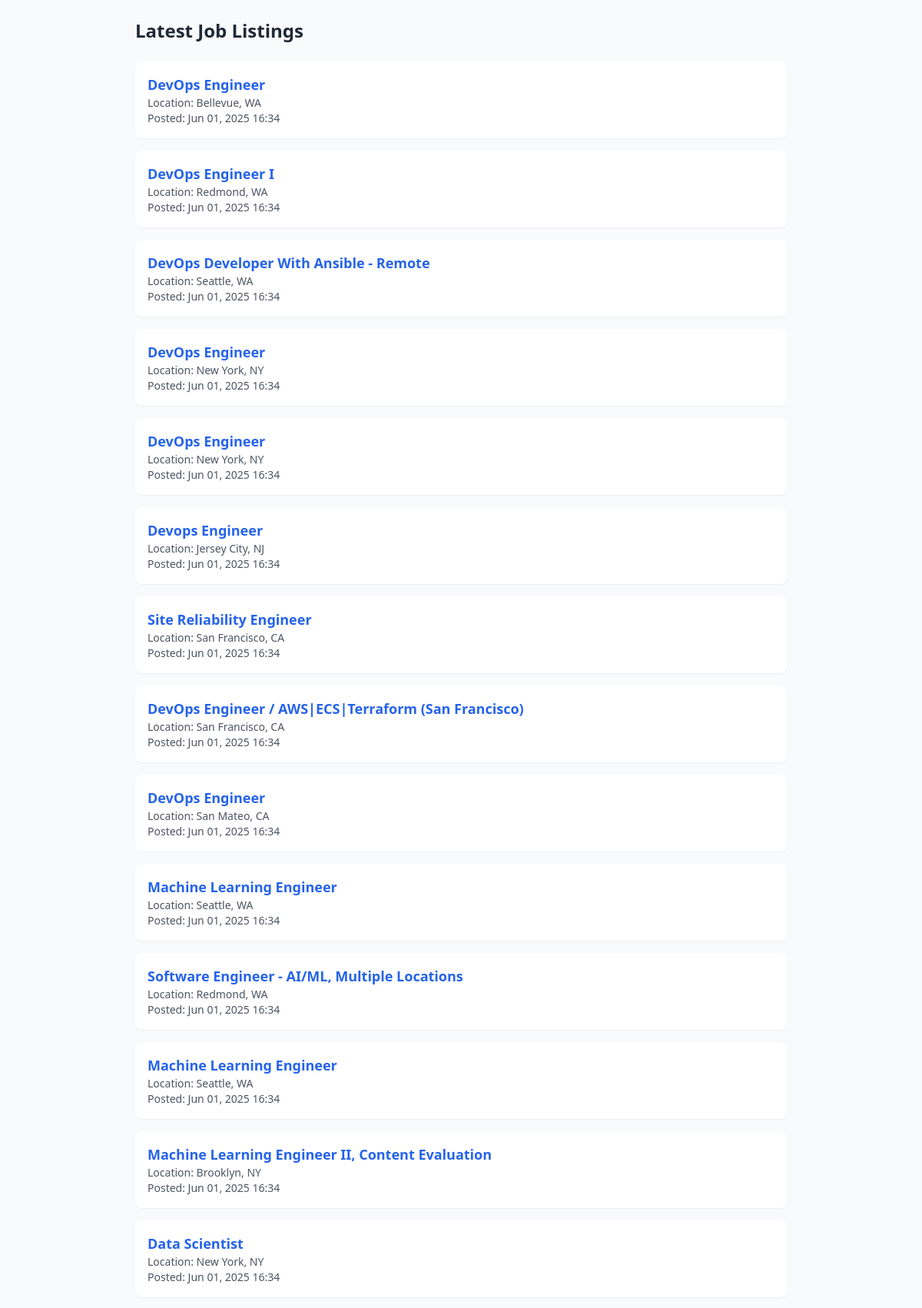
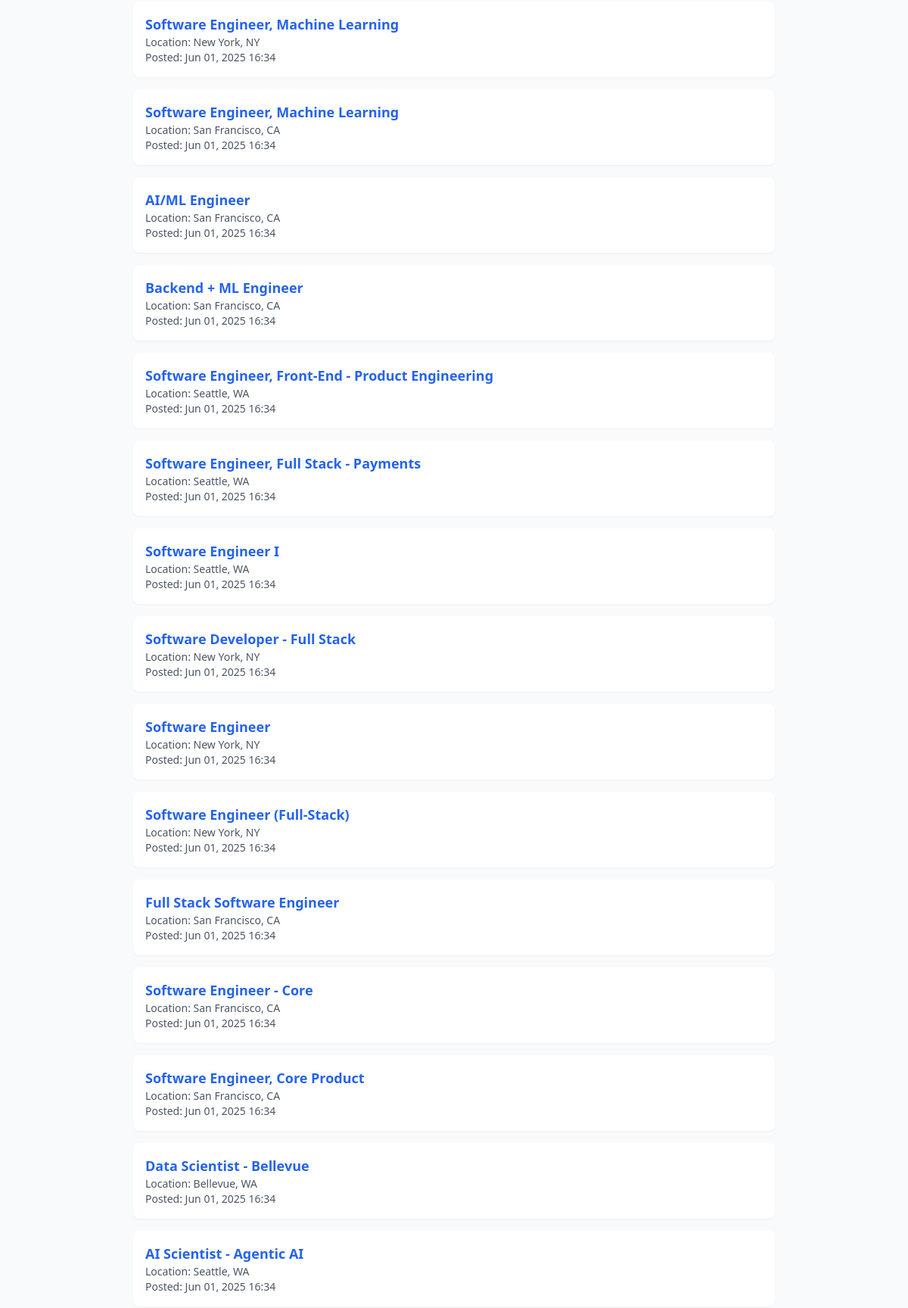
The page /job/ (upper part) on the database its author committed (2 pictures, top to bottom).
### scrap_app/models.py (models this page shows, shortened)
class JobListing(models.Model):
    job_title = models.CharField(max_length=200)
    location = models.CharField(max_length=100)
    link_to_apply = models.URLField(max_length=1000)  # Increased for long LinkedIn URLs
    created_at = models.DateTimeField(default=timezone.now)
    class Meta:
        unique_together = ['job_title', 'location', 'link_to_apply']
        ordering = ['-created_at']

### scrap_app/views.py (the view)
# urls.py: path('job/', views.jobs_list_view, name='home'),  # Optional home page
def jobs_list_view(request):
    all_jobs = JobListing.objects.all().order_by('-created_at')
    def is_valid_field(field):
        if not field:
            return False
        field = field.strip()
        return bool(re.search(r'[a-zA-Z]', field)) and not re.match(r'^[*/\-\\|@#\s]+$', field)
    clean_jobs = [
        job for job in all_jobs
        if is_valid_field(job.job_title) and is_valid_field(job.location)
    ]
    return render(request, 'jobs/jobs_list.html', {'jobs': clean_jobs})

### scrap_app/templates/jobs/jobs_list.html (shortened to what this page needs)
<!DOCTYPE html>
<html lang="en">
<head>
    <script src="https://cdn.tailwindcss.com"></script>
</head>
<body class="bg-gray-50 text-gray-800 font-sans">
    <div class="max-w-4xl mx-auto p-6">
        <h1 class="text-2xl font-bold mb-6">Latest Job Listings</h1>
        {% if jobs %}
            <ul class="space-y-4">
                {% for job in jobs %}
                    <li class="bg-white shadow-sm p-4 rounded-lg hover:shadow-md transition">
                        <a href="{{ job.link_to_apply }}" target="_blank" class="text-lg font-semibold text-blue-600 hover:underline">
                            {{ job.job_title }}
                        </a>
                        <div class="text-sm text-gray-600">
                            Location: {{ job.location }}<br>
                            Posted: {{ job.created_at|date:"M d, Y H:i" }}
                        </div>
                    </li>
                {% endfor %}
            </ul>
        {% else %}
            <p class="text-gray-500">No job listings available.</p>
        {% endif %}
    </div>
</body>
</html>

### rows shown on the page
JobListing: job_title "DevOps Engineer", location "Bellevue, WA", created_at "Jun 01, 2025 16:34"
JobListing: job_title "DevOps Engineer I", location "Redmond, WA", created_at "Jun 01, 2025 16:34"
JobListing: job_title "DevOps Developer With Ansible - Remote", location "Seattle, WA", created_at "Jun 01, 2025 16:34"
JobListing: job_title "DevOps Engineer", location "New York, NY", created_at "Jun 01, 2025 16:34"
JobListing: job_title "DevOps Engineer", location "New York, NY", created_at "Jun 01, 2025 16:34"
JobListing: job_title "Devops Engineer", location "Jersey City, NJ", created_at "Jun 01, 2025 16:34"
JobListing: job_title "Site Reliability Engineer", location "San Francisco, CA", created_at "Jun 01, 2025 16:34"
JobListing: job_title "DevOps Engineer / AWS|ECS|Terraform (San Francisco)", location "San Francisco, CA", created_at "Jun 01, 2025 16:34"
JobListing: job_title "DevOps Engineer", location "San Mateo, CA", created_at "Jun 01, 2025 16:34"
JobListing: job_title "Machine Learning Engineer", location "Seattle, WA", created_at "Jun 01, 2025 16:34"
JobListing: job_title "Software Engineer - AI/ML, Multiple Locations", location "Redmond, WA", created_at "Jun 01, 2025 16:34"
JobListing: job_title "Machine Learning Engineer", location "Seattle, WA", created_at "Jun 01, 2025 16:34"
JobListing: job_title "Machine Learning Engineer II, Content Evaluation", location "Brooklyn, NY", created_at "Jun 01, 2025 16:34"
JobListing: job_title "Data Scientist", location "New York, NY", created_at "Jun 01, 2025 16:34"
JobListing: job_title "Software Engineer, Machine Learning", location "New York, NY", created_at "Jun 01, 2025 16:34"
JobListing: job_title "Software Engineer, Machine Learning", location "San Francisco, CA", created_at "Jun 01, 2025 16:34"
JobListing: job_title "AI/ML Engineer", location "San Francisco, CA", created_at "Jun 01, 2025 16:34"
JobListing: job_title "Backend + ML Engineer", location "San Francisco, CA", created_at "Jun 01, 2025 16:34"
JobListing: job_title "Software Engineer, Front-End - Product Engineering", location "Seattle, WA", created_at "Jun 01, 2025 16:34"
JobListing: job_title "Software Engineer, Full Stack - Payments", location "Seattle, WA", created_at "Jun 01, 2025 16:34"
JobListing: job_title "Software Engineer I", location "Seattle, WA", created_at "Jun 01, 2025 16:34"
JobListing: job_title "Software Developer - Full Stack", location "New York, NY", created_at "Jun 01, 2025 16:34"
JobListing: job_title "Software Engineer", location "New York, NY", created_at "Jun 01, 2025 16:34"
JobListing: job_title "Software Engineer (Full-Stack)", location "New York, NY", created_at "Jun 01, 2025 16:34"
JobListing: job_title "Full Stack Software Engineer", location "San Francisco, CA", created_at "Jun 01, 2025 16:34"
JobListing: job_title "Software Engineer - Core", location "San Francisco, CA", created_at "Jun 01, 2025 16:34"
JobListing: job_title "Software Engineer, Core Product", location "San Francisco, CA", created_at "Jun 01, 2025 16:34"
JobListing: job_title "Data Scientist - Bellevue", location "Bellevue, WA", created_at "Jun 01, 2025 16:34"
JobListing: job_title "AI Scientist - Agentic AI", location "Seattle, WA", created_at "Jun 01, 2025 16:34"
